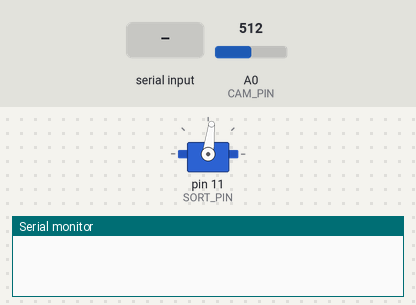
The sketch below on a simulated Arduino Uno, built with avr-gcc and run on an emulated ATmega328P. On the bench: servo, the last lines printed to the serial monitor. The test bench sets the inputs (shaded band); at power-on: A0 (CAM_PIN) = 512.

Above: at 1.2 s.
1.3 s: byte 109 (SERIAL_MATCH) received over Serial
At 2.3 s:
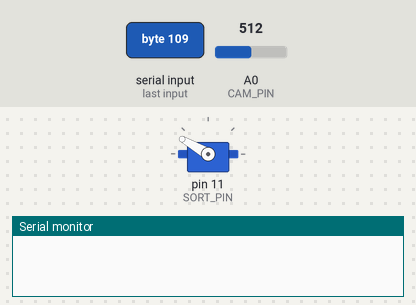
2.8 s: A0 (CAM_PIN) set to 522
At 4.1 s:
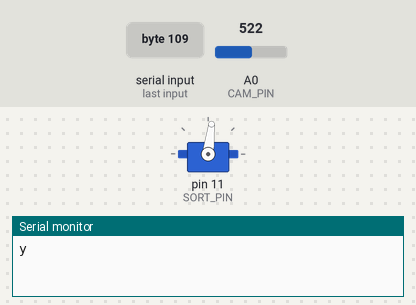
4.4 s: byte 99 (SERIAL_NO_MATCH) received over Serial
At 4.47 s:
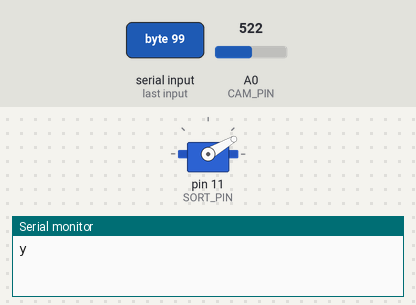
Timing chart, 0 to 7.4 s (numbered marks = the images above; inputs shaded):
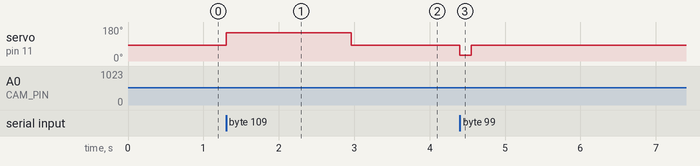

The sketch:

CardSearchBot.ino
```cpp
#include <Servo.h>
#include "CardSearchBot.h"

Servo feeder_servo, sort_servo;

void setup() {
  Serial.begin(BAUDRATE);

  sort_servo.attach(SORT_PIN);
  sort_servo.write(SORT_NEUTRAL);

  pinMode(CAM_PIN, INPUT);
  pinMode(CONTAINER_PIN, INPUT);
}

void loop() {
  char incomingByte = SERIAL_NEGATIVE;
  boolean response = false;

  Serial.flush();
  if (Serial.available() > 0) {
    incomingByte = Serial.read();
    switch (incomingByte) {
      case SERIAL_FEED: //feed card
        response = feed();
        break;
      case SERIAL_QUERY: //query state of container
        response = check_empty();
        break;
      case SERIAL_MATCH: //match
        response = sort(true);
        break;
      case SERIAL_NO_MATCH: //no match
        response = sort(false);
        break;
    }
    if (response) Serial.print(SERIAL_POSITIVE);
    else Serial.print(SERIAL_NEGATIVE);
  }
}

boolean dummy() {
  if (digitalRead(CONTAINER_PIN)) return false;
  else return true;
}

boolean feed() {
  if (!(check_empty())) return false;
  else {
    feeder_servo.attach(FEED_PIN);
    feeder_servo.write(FEEDER_SPEED);
    while (!(check_cam())) delay(20);
    feeder_servo.detach();
    return true;
  }
}

boolean check_empty() {
  if (digitalRead(CONTAINER_PIN)) return true;
  else return false;
}

boolean sort(boolean match) {
  if (match) sort_servo.write(SORT_MATCH);
  else sort_servo.write(SORT_CHAFF);

  while (check_cam()) delay(20);
  delay(150);
  sort_servo.write(SORT_NEUTRAL);
  return true;
}

boolean check_cam() {
  float sensorValue = 0;
  for (int i = 0; i < 10; i++) sensorValue += analogRead(CAM_PIN);
  sensorValue /= 10;
  if (sensorValue <= CNY70_LVL) return true;
  else return false;
}
```

CardSearchBot.h
```cpp
//PINOUT is a mockup/subject to change
#define FEED_PIN 10
#define SORT_PIN 11
#define CAM_PIN A0
#define CONTAINER_PIN 12

#define BAUDRATE 115200
#define CNY70_LVL 512
#define FEEDER_SPEED 180 //86..180

#define SORT_CHAFF 30
#define SORT_MATCH 150
#define SORT_NEUTRAL 83

/* 1-char codes for communication
** -----------------------------------
** sym - dir - translation
** -----------------------------------
** f - in - feed new card
** q - in - query state of container
** m - in - match
** c - in - no match ("chaff")
** n - out - negative confirmation
** y - out - positive confirmation
*/

#define SERIAL_FEED 'f'
#define SERIAL_QUERY 'q'
#define SERIAL_MATCH 'm'
#define SERIAL_NO_MATCH 'c'
#define SERIAL_NEGATIVE 'n'
#define SERIAL_POSITIVE 'y'
```

Measured:
- the behaviour switches between 512 and 513 on A0 (CAM_PIN) (found by bisection; images 1 and 2)
- after the input at 1.3 s, servo on pin 11 (SORT_PIN): 83° → 150° at once
- after the input at 2.8 s, servo on pin 11 (SORT_PIN): 150° → 83° after 0.16 s
- after the input at 4.4 s, servo on pin 11 (SORT_PIN): 83° → 30° at once, → 83° 0.15 s later
